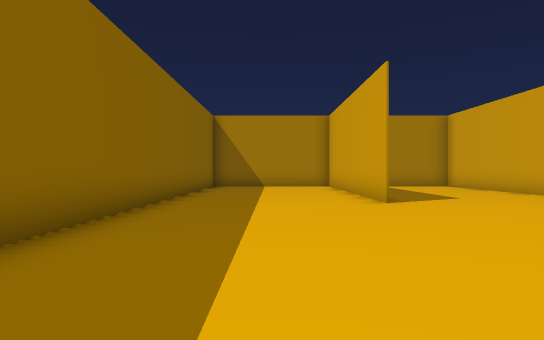
view 1 (above)

24 first-person views from a walk through a 3-D level made in the Unity game engine. The camera is 1.4 m above the floor, looks level and sees 75° across. The floor is counted in squares, 2 m on a side. Each view is taken from the middle of a square. On the plan, view 1 faces up. The plan holds only what a view shows up to about 11 squares ahead; the rest is blank. The place goes on beyond the plan. The player character is not drawn. Some animated figures are left out. Some surface patterns are stand-ins.

view 2
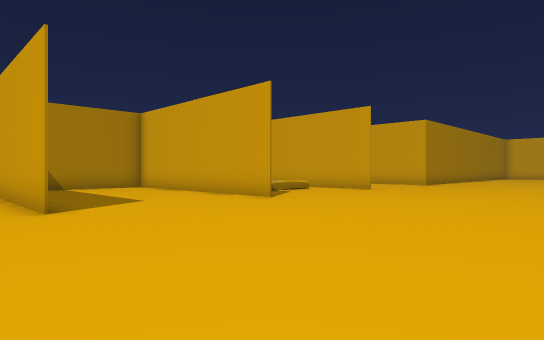

view 3
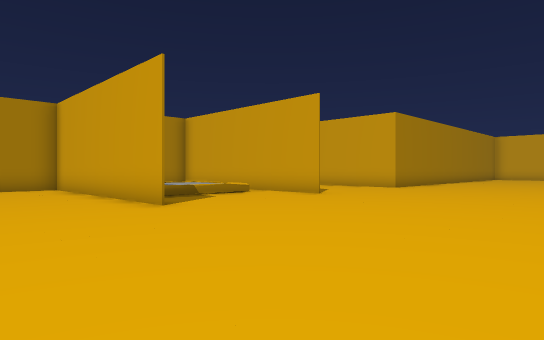

view 4
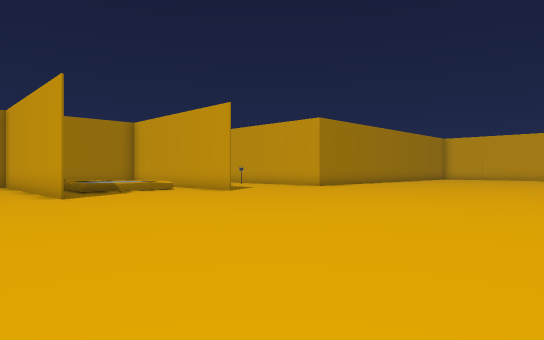

view 5
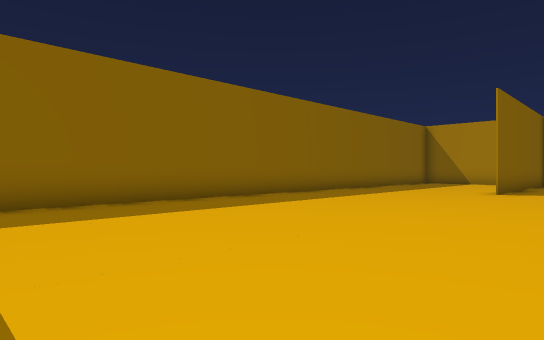

view 6
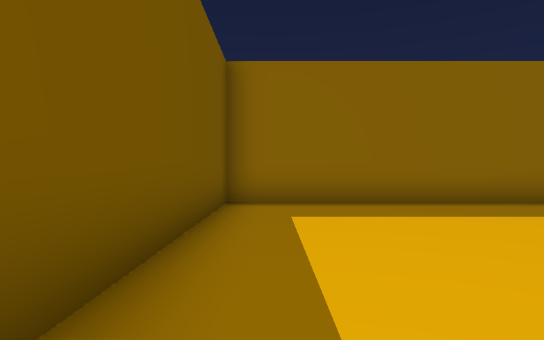

view 7
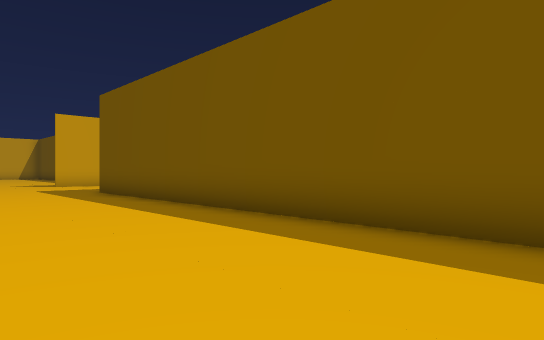

view 8
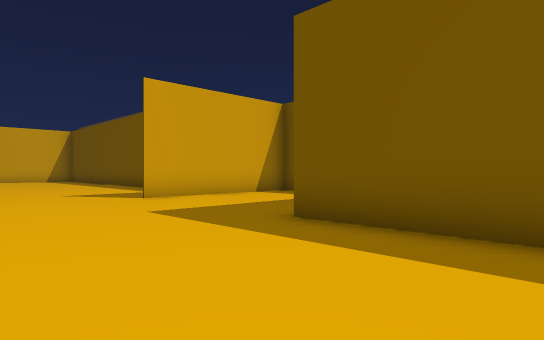

view 9
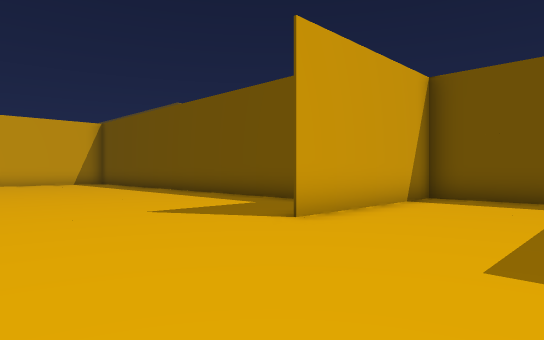

view 10
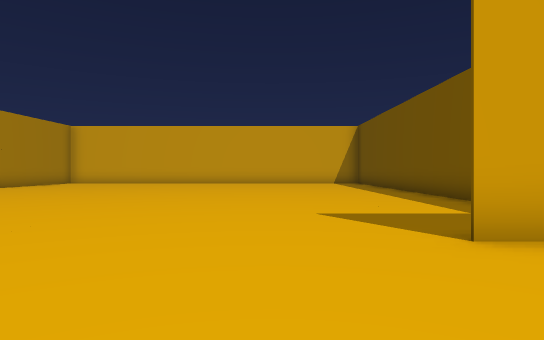

view 11
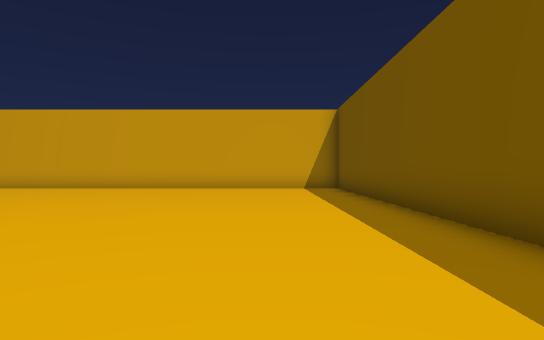

view 12
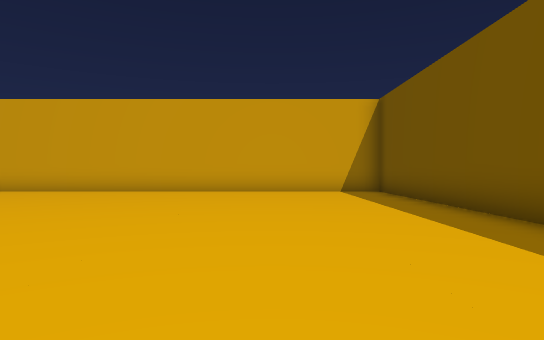

view 13
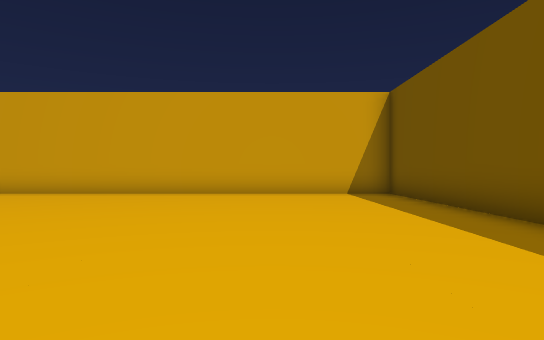

view 14
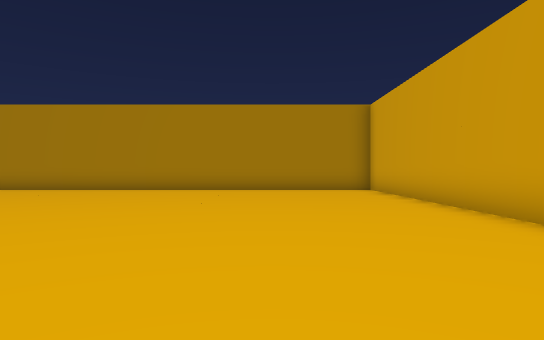

view 15
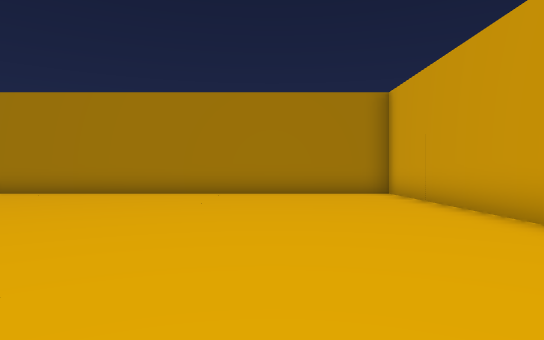

view 16
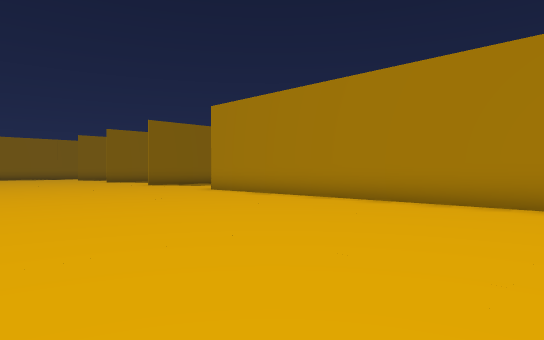

view 17
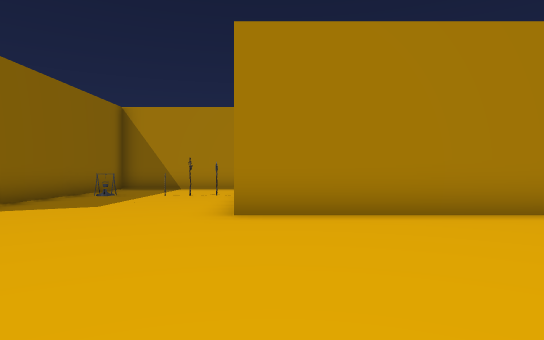

view 18
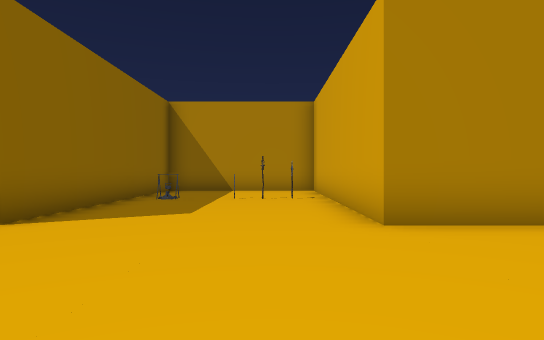

view 19
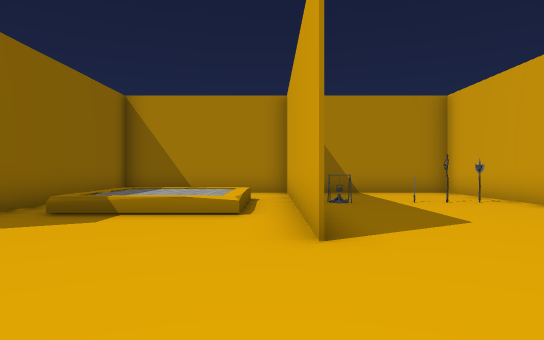

view 20
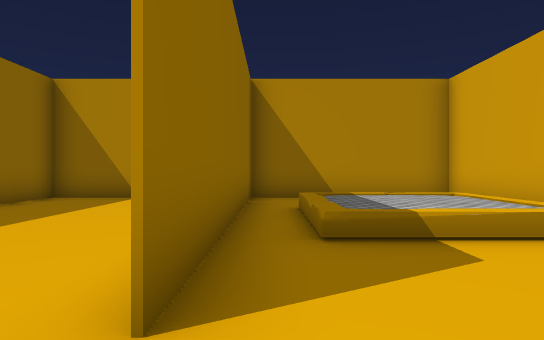

view 21
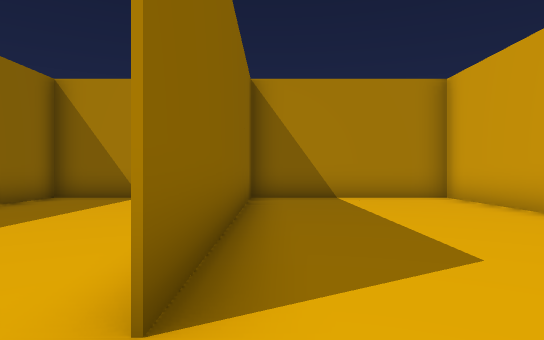

view 22
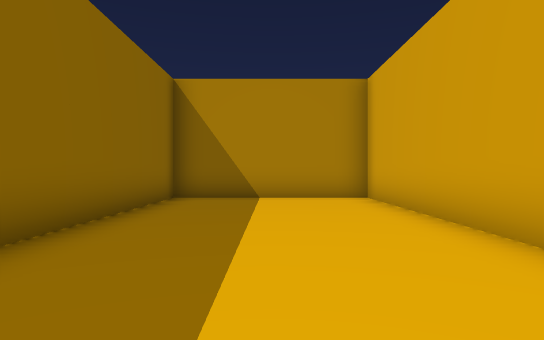

view 23
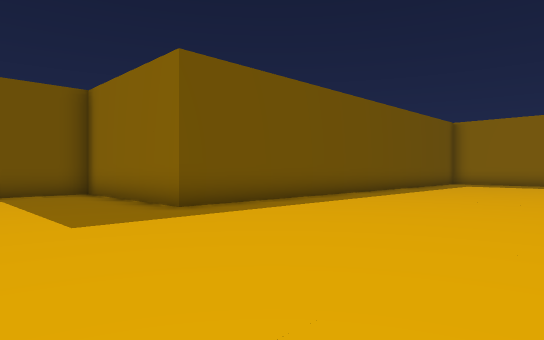

view 24
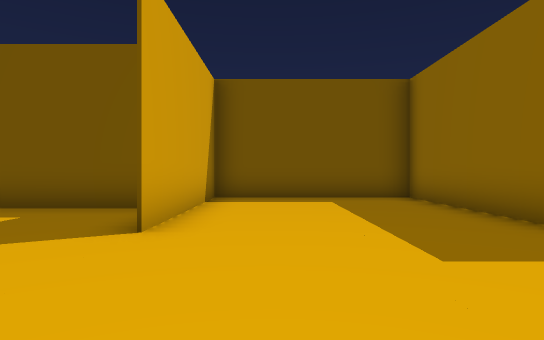

### Floor plan
Points are (right, up) in squares from view 1. A wall is a line through its corners. A room is listed if a view was taken in it or the views show most of it. See-through windows are left out.
Room 1 (views 1, 2, 3, 4, 5, 6, 7, 8, 9, 10, 11, 12, 13, 14, 15, 16, 17, 18, 19, 20, 21, 22, 23, 24)
walls: (7.4, 7.4) (7.4, 15); (12.5, 14) (12.5, 7.5) (12.5, 15); (18.4, -7.5) (32.5, -7.5) (32.5, 7.5) (17.4, 7.5) (17.4, 14.9) (-2.5, 14.9) (-2.5, -5) (12.5, -5) (12.5, -10) (17.4, -10) (17.4, -4.9); (2.4, 7.4) (2.4, 15); (7.5, 15) (7.5, 7.4); (2.5, 15) (2.5, 7.4)
objects: other object (13, 12); other object (15, 12); other object (16, 12)

Where each view was taken, in squares from view 1:
view 1: 0 up, 0 right, facing up
view 2: 1 up, 1 right, facing up-right
view 3: 1 up, 4 right, facing up-right
view 4: 2 down, 5 right, facing up-right
view 5: 4 down, 5 right, facing up-left
view 6: 4 down, 5 right, facing left
view 7: 1 down, 1 right, facing down-right
view 8: 1 down, 9 right, facing down-right
view 9: 1 down, 14 right, facing down-right
view 10: 3 down, 14 right, facing right
view 11: 5 down, 19 right, facing right
view 12: 4 down, 21 right, facing right
view 13: 4 down, 22 right, facing right
view 14: 5 down, 29 right, facing up
view 15: 3 down, 29 right, facing up
view 16: 0 up, 28 right, facing up-left
view 17: 2 up, 18 right, facing up
view 18: 3 up, 16 right, facing up
view 19: 4 up, 12 right, facing up
view 20: 6 up, 8 right, facing up
view 21: 6 up, 3 right, facing up
view 22: 6 up, 0 right, facing up
view 23: 1 up, 16 right, facing down-left
view 24: 1 down, 16 right, facing down
